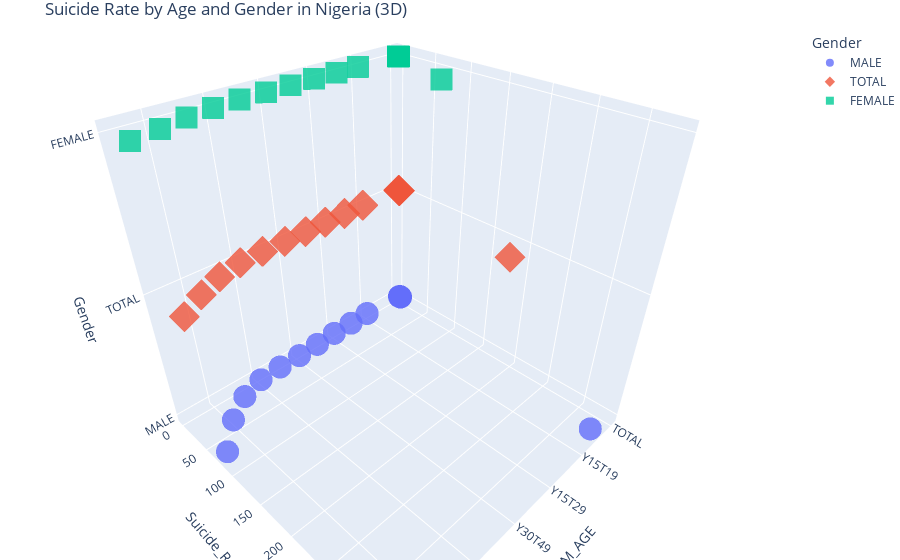

Notebook cell for this chart:
### Markdown cell above
# Visualizations

### Code cell
# 3D scatter plot
fig = px.scatter_3d(
    Nigerian_suicide_cases,
    x="DIM_AGE",
    y="Suicide_Rate_N",
    z="Gender",  # Use Gender as the third axis (categorical)
    color="Gender",  # Color-code by gender
    title="Suicide Rate by Age and Gender in Nigeria (3D)",
    labels={"Suicide_Rate_N": "Suicide Rate (per 100k)", "Age": "Age (Years)"},
    hover_data={"DIM_AGE": True, "Gender": True, "Suicide_Rate_N": ":.2f"},
    symbol="Gender",  # Optional: Different symbols for genders
    opacity=0.8,
    height=600,
)

fig.update_layout(
    scene=dict(
        xaxis_title="DIM_AGE",
        yaxis_title="Suicide_Rate_N",
        zaxis_title="Gender",
    ),
    margin=dict(l=0, r=0, b=0, t=30),
)

# Show the plot
fig.show()

### Figure 1 — Plotly figure (JSON) as saved in the notebook; plotly's stock layout.template omitted (floating-point values rounded to 4 significant figures)
{"data": [{"hovertemplate": "Gender=%{z}<br>DIM_AGE=%{x}<br>Suicide Rate (per 100k)=%{y:.2f}<extra></extra>", "legendgroup": "MALE", "marker": {"color": "#636efa", "opacity": 0.8, "symbol": "circle"}, "mode": "markers", "name": "MALE", "scene": "scene", "showlegend": true, "type": "scatter3d", "x": ["TOTAL", "TOTAL", "TOTAL", "TOTAL", "TOTAL", "TOTAL", "TOTAL", "TOTAL", "TOTAL", "TOTAL", "TOTAL", "TOTAL", "TOTAL", "TOTAL", "TOTAL", "TOTAL", "TOTAL", "TOTAL", "TOTAL", "TOTAL", "Y_GE85", "Y15T19", "Y15T24", "Y15T29", "Y25T34", "Y30T49", "Y35T44", "Y45T54", "Y55T64", "Y65T74", "Y75T84"], "y": [6.92, 6.36, 6.66, 5.16, 6.76, 6.11, 6.81, 6.34, 6.46, 6.72, 6.61, 5.28, 6.77, 5.33, 6.62, 5.02, 5.88, 6.68, 5.07, 5.55, 330.9, 2, 2.79, 3.43, 5.33, 6.67, 6.9, 9.2, 19.62, 41.78, 76.47], "z": ["MALE", "MALE", "MALE", "MALE", "MALE", "MALE", "MALE", "MALE", "MALE", "MALE", "MALE", "MALE", "MALE", "MALE", "MALE", "MALE", "MALE", "MALE", "MALE", "MALE", "MALE", "MALE", "MALE", "MALE", "MALE", "MALE", "MALE", "MALE", "MALE", "MALE", "MALE"]}, {"hovertemplate": "Gender=%{z}<br>DIM_AGE=%{x}<br>Suicide Rate (per 100k)=%{y:.2f}<extra></extra>", "legendgroup": "TOTAL", "marker": {"color": "#EF553B", "opacity": 0.8, "symbol": "diamond"}, "mode": "markers", "name": "TOTAL", "scene": "scene", "showlegend": true, "type": "scatter3d", "x": ["TOTAL", "TOTAL", "TOTAL", "TOTAL", "TOTAL", "TOTAL", "TOTAL", "TOTAL", "TOTAL", "TOTAL", "TOTAL", "TOTAL", "TOTAL", "TOTAL", "TOTAL", "TOTAL", "TOTAL", "TOTAL", "TOTAL", "TOTAL", "Y_GE85", "Y15T19", "Y15T24", "Y15T29", "Y25T34", "Y30T49", "Y35T44", "Y45T54", "Y55T64", "Y65T74", "Y75T84"], "y": [3.49, 4.77, 4.35, 3.53, 4.72, 4.85, 4.05, 4.4, 3.66, 4.51, 4.79, 3.58, 4.64, 4.2, 4.71, 3.85, 4.83, 4.93, 4.84, 3.69, 201.1, 1.39, 1.83, 2.14, 3.16, 4.3, 4.33, 6.84, 14.65, 29.62, 49.62], "z": ["TOTAL", "TOTAL", "TOTAL", "TOTAL", "TOTAL", "TOTAL", "TOTAL", "TOTAL", "TOTAL", "TOTAL", "TOTAL", "TOTAL", "TOTAL", "TOTAL", "TOTAL", "TOTAL", "TOTAL", "TOTAL", "TOTAL", "TOTAL", "TOTAL", "TOTAL", "TOTAL", "TOTAL", "TOTAL", "TOTAL", "TOTAL", "TOTAL", "TOTAL", "TOTAL", "TOTAL"]}, {"hovertemplate": "Gender=%{z}<br>DIM_AGE=%{x}<br>Suicide Rate (per 100k)=%{y:.2f}<extra></extra>", "legendgroup": "FEMALE", "marker": {"color": "#00cc96", "opacity": 0.8, "symbol": "square"}, "mode": "markers", "name": "FEMALE", "scene": "scene", "showlegend": true, "type": "scatter3d", "x": ["TOTAL", "TOTAL", "TOTAL", "TOTAL", "TOTAL", "TOTAL", "TOTAL", "TOTAL", "TOTAL", "TOTAL", "TOTAL", "TOTAL", "TOTAL", "TOTAL", "TOTAL", "TOTAL", "TOTAL", "TOTAL", "TOTAL", "TOTAL", "Y_GE85", "Y15T19", "Y15T24", "Y15T29", "Y25T34", "Y30T49", "Y35T44", "Y45T54", "Y55T64", "Y65T74", "Y75T84"], "y": [2.85, 1.97, 2.85, 2.02, 2.4, 2.76, 2.24, 2.87, 1.99, 2.72, 2.9, 2.61, 1.93, 2.84, 2.82, 1.95, 2.51, 2.18, 2.32, 2.09, 93.9, 0.76, 0.85, 0.81, 0.93, 1.87, 1.69, 4.49, 9.94, 18.61, 25.97], "z": ["FEMALE", "FEMALE", "FEMALE", "FEMALE", "FEMALE", "FEMALE", "FEMALE", "FEMALE", "FEMALE", "FEMALE", "FEMALE", "FEMALE", "FEMALE", "FEMALE", "FEMALE", "FEMALE", "FEMALE", "FEMALE", "FEMALE", "FEMALE", "FEMALE", "FEMALE", "FEMALE", "FEMALE", "FEMALE", "FEMALE", "FEMALE", "FEMALE", "FEMALE", "FEMALE", "FEMALE"]}], "layout": {"autosize": true, "legend": {"title": {"text": "Gender"}, "tracegroupgap": 0}, "margin": {"b": 0, "l": 0, "r": 0, "t": 30}, "scene": {"aspectmode": "auto", "aspectratio": {"x": 1, "y": 1, "z": 1}, "camera": {"center": {"x": 0, "y": 0, "z": 0}, "eye": {"x": 1.03, "y": 1.03, "z": 1.03}, "projection": {"type": "perspective"}, "up": {"x": -0.02241, "y": 0.02292, "z": 0.9995}}, "domain": {"x": [0, 1], "y": [0, 1]}, "xaxis": {"title": {"text": "DIM_AGE"}, "type": "category"}, "yaxis": {"title": {"text": "Suicide_Rate_N"}, "type": "linear"}, "zaxis": {"categoryarray": ["MALE", "TOTAL", "FEMALE"], "categoryorder": "array", "title": {"text": "Gender"}, "type": "category"}}, "title": {"text": "Suicide Rate by Age and Gender in Nigeria (3D)"}}}
